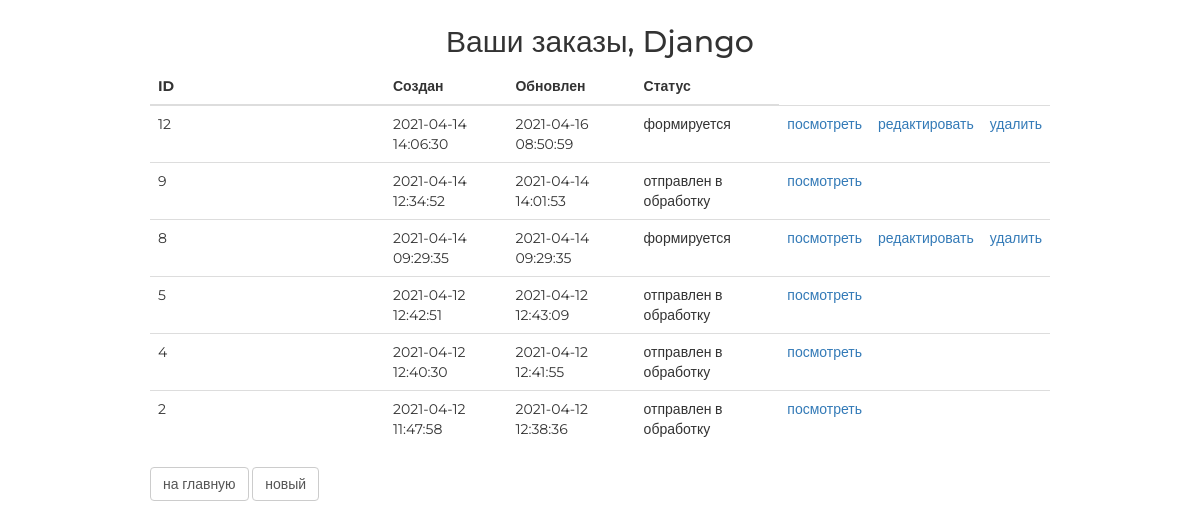
Screenshot of /order/ (signed in) with the database file from the repository.
### authapp/models.py (models this page shows, shortened)
class ShopUser(AbstractUser):
    avatar = models.ImageField(upload_to='users_avatars', blank=True)
    age = models.PositiveSmallIntegerField(verbose_name='возраст', default=18)
    activation_key = models.CharField(verbose_name='ключ подтверждения', max_length=128, blank=True)
    activation_key_expires = models.DateTimeField(verbose_name='актуальность ключа', auto_now_add=True, blank=True,
                                                  null=True)

### ordersapp/models.py (models this page shows, shortened)
class Order(models.Model):
    FORMING = 'FM'
    SEND_TO_PROCEED = 'STP'
    PROCEEDED = 'PRD'
    PAID = 'PD'
    READY = 'RDY'
    CANCEL = 'CNC'
    ORDER_STATUSES = (
        (FORMING, 'формируется'),
        (SEND_TO_PROCEED, 'отправлен в обработку'),
        (PROCEEDED, 'обработан'),
        (PAID, 'оплачен'),
        (READY, 'готов к выдаче'),
        (CANCEL, 'отменен'),
    )
    user = models.ForeignKey(settings.AUTH_USER_MODEL, on_delete=models.CASCADE)
    created = models.DateTimeField(auto_now_add=True, verbose_name='создан')
    updated = models.DateTimeField(auto_now=True, verbose_name='изменен')
    status = models.CharField(choices=ORDER_STATUSES, default=FORMING, verbose_name='статус', max_length=3)
    is_active = models.BooleanField(default=True, verbose_name='активен')
    class Meta:
        ordering = ('-created',)
        verbose_name = 'заказ',
        verbose_name_plural = 'заказы'

### ordersapp/views.py (the view)
# urls.py: path('', ordersapp.OrderListView.as_view(), name='orders_list'),
class OrderListView(ListView):
    model = Order
    def get_queryset(self):
        return Order.objects.filter(user=self.request.user)

### mainapp/context_processors.py (called while the page is built)
def basket(request):
    basket_list = []
    if request.user.is_authenticated:
        basket_list = Basket.objects.filter(user=request.user)
    return {
        'basket': basket_list
    }

### ordersapp/templates/ordersapp/order_list.html
{% extends 'ordersapp/base.html' %}
{% load static %}
{% block content %}
    <div class="h2 text-center head">
        Ваши заказы,
        {% if user.first_name %}
            {{ user.first_name|title }}
        {% else %}
            Пользователь
        {% endif %}
    </div>
    <table class="table orders_list">
        <thead>
        <tr>
            <th>ID</th>
            <th>Создан</th>
            <th>Обновлен</th>
            <th>Статус</th>
        </tr>
        </thead>
        <tbody>
        {% for item in object_list %}
            {% if item.is_active %}
                <tr>
                    <td class="td1 orders_list">{{ item.pk }}</td>
                    <td>{{ item.created|date:"Y-m-d H:i:s" }}</td>
                    <td>{{ item.updated|date:"Y-m-d H:i:s" }}</td>
                    <td>{{ item.get_status_display }}</td>
                    <td>
                        <a href="{% url 'ordersapp:order_read' item.pk %}">
                            посмотреть
                        </a>
                    </td>
                    <td>
                        {% if item.status == 'FM' %}
                            <a href="{% url 'ordersapp:order_update' item.pk %}">
                                редактировать
                            </a>
                        {% endif %}
                    </td>
                    <td>
                        {% if item.status == 'FM' %}
                            <a href="{% url 'ordersapp:order_delete' item.pk %}">
                                удалить
                            </a>
                        {% endif %}
                    </td>
                </tr>
            {% endif %}
        {% endfor %}
        </tbody>
    </table>
    <button class="btn btn-default btn-round">
        <a href="{% url 'main' %}">
            на главную
        </a>
    </button>
    <button class="btn btn-default btn-round">
        <a href="{% url 'ordersapp:order_create' %}">
            новый
        </a>
    </button>
{% endblock %}

### static/css/style.css (style rules this page uses)
* { margin: 0; padding: 0; }
.order_container button a { text-decoration: none; color: #555; }
body { font-family: 'Montserrat', sans-serif; }
html, body { height: 100%; }
table { width: 100%; }
td:first-child { width: 235px; }

### rows the page displays
ShopUser: first_name "Django"
Order: pk "12", created "2021-04-14 14:06:30", updated "2021-04-16 08:50:59", status "формируется", shows "редактировать", shows "удалить"
Order: pk "9", created "2021-04-14 12:34:52", updated "2021-04-14 14:01:53", status "отправлен в обработку"
Order: pk "8", created "2021-04-14 09:29:35", updated "2021-04-14 09:29:35", status "формируется", shows "редактировать", shows "удалить"
Order: pk "5", created "2021-04-12 12:42:51", updated "2021-04-12 12:43:09", status "отправлен в обработку"
Order: pk "4", created "2021-04-12 12:40:30", updated "2021-04-12 12:41:55", status "отправлен в обработку"
Order: pk "2", created "2021-04-12 11:47:58", updated "2021-04-12 12:38:36", status "отправлен в обработку"
